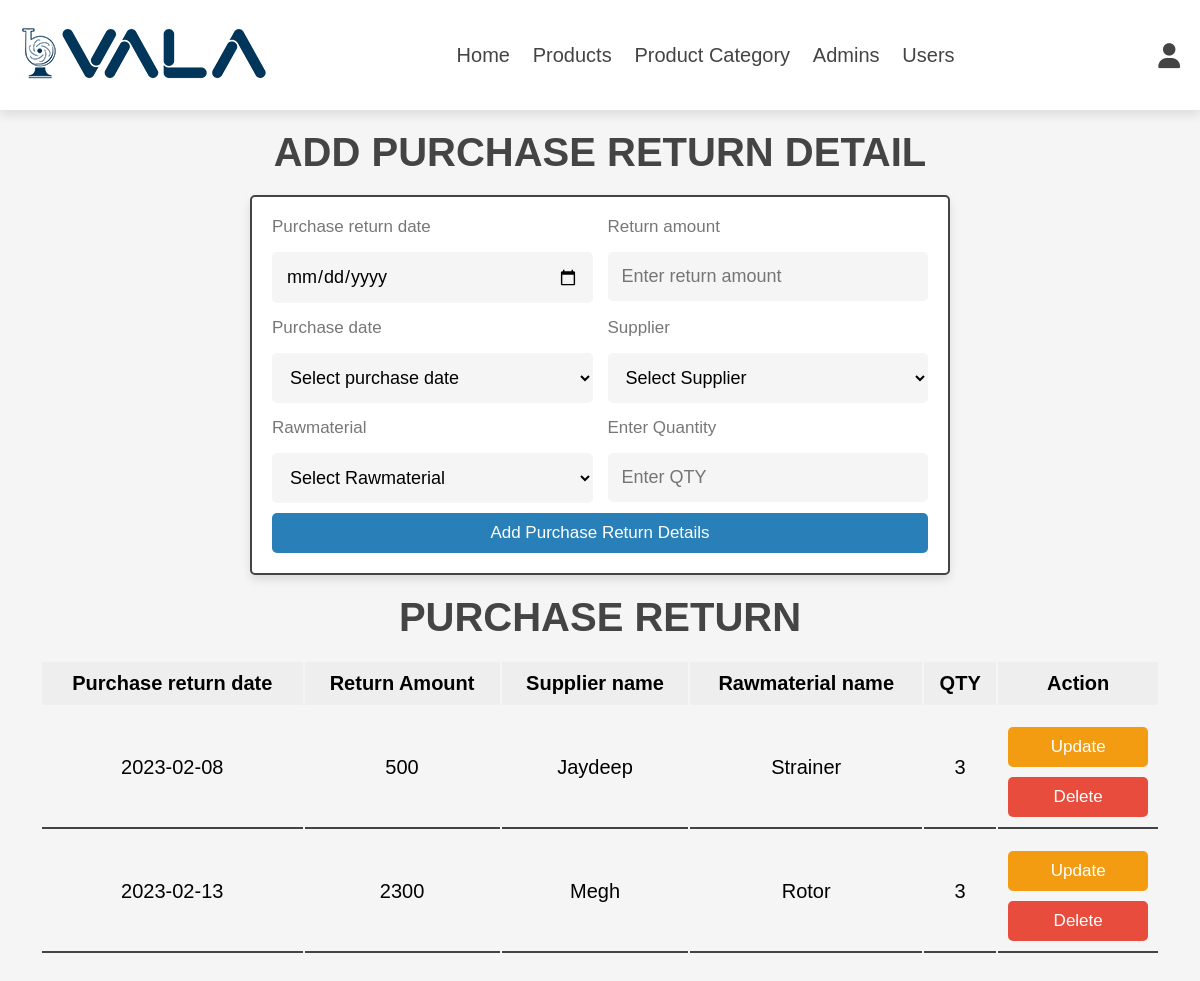
The app's page /purchase_return.php (signed in) with its own data.
### tables this page shows
CREATE TABLE `purchase_return` (
  `purchase_return_id` int(11) NOT NULL,
  `return_date` date NOT NULL,
  `return_amt` float NOT NULL,
  `purchase_id` int(11) NOT NULL
);

CREATE TABLE `supplier` (
  `supplier_id` int(11) NOT NULL,
  `supplier_name` varchar(30) NOT NULL,
  `contact_no` varchar(11) NOT NULL,
  `email` varchar(30) DEFAULT NULL,
  `address` varchar(100) DEFAULT NULL,
  `GSTIN_no` varchar(15) NOT NULL,
  `area_id` int(11) NOT NULL
);

CREATE TABLE `rawmaterial` (
  `rawmaterial_id` int(11) NOT NULL,
  `rawmaterial_name` varchar(30) NOT NULL
);

CREATE TABLE `purchase_return_details` (
  `purchase_return_purchase_return_id` int(11) NOT NULL,
  `rawmaterial_rawmaterial_id` int(11) NOT NULL,
  `QTY` int(11) NOT NULL
);

### purchase_return.php (the view, shortened to what this page needs)
<?php
include 'admin_header.php';
include 'config.php';
?>
<!DOCTYPE html>
<html lang="en">
<head>
   <link rel="stylesheet" href="https://cdnjs.cloudflare.com/ajax/libs/font-awesome/6.1.1/css/all.min.css">
   <link rel="stylesheet" href="css/admin_style.css">
</head>
<body>
<section class="add-products">
   <h1 class="heading">add purchase return detail</h1>
   <form action="" method="post" enctype="multipart/form-data">
      <div class="flex">
      <div class="inputBox">
            <span>Purchase return date</span>
            <input type="date" class="box" placeholder="Select purchase return date" name="purdate" required>
         </div>
         <div class="inputBox">
            <span>Return amount</span>
            <input type="text" class="box" required  placeholder="Enter return amount" name="ramt">
         </div>
         <div class="inputBox">
            <span>Purchase date</span>
            <select name="pudate" id="" class="box" required>
               <option value="">Select purchase date</option>
            </select>
         </div>
         <div class="inputBox">
            <span>Supplier</span>
            <select name="supplier_id" id="" class="box" required>
               <option value="">Select Supplier</option>
            </select>
         </div>
         <div class="inputBox">
            <span>Rawmaterial</span>
            <select name="rawmaterial_id" id="" class="box" required>
               <option value="">Select Rawmaterial</option>
            </select>
         </div>
         <div class="inputBox">
            <span>Enter Quantity</span>
            <input type="number" class="box" required maxlength="15" placeholder="Enter QTY" name="qty" min="1">
         </div>
      </div>
      <input type="submit" value="add purchase return details" class="btn" name="add_purchase_return">
   </form>
<section class="show-products">
<h1 class="heading">Purchase return</h1>
<div class="product-display">
<?php
$select = mysqli_query($conn,"SELECT pr.*,prd.*,p.*,r.*,s.* FROM purchase_return pr,purchase_return_details prd,purchase p,rawmaterial r , supplier s WHERE prd.purchase_return_purchase_return_id=pr.purchase_return_id AND prd.rawmaterial_rawmaterial_id=r.rawmaterial_id AND pr.purchase_id=p.purchase_id AND p.supplier_id=s.supplier_id ORDER BY purchase_return_id DESC");
?>
<table class="product-display-table">
   <thead>
      <tr>
         <th>Purchase return date</th>
         <th>Return Amount</th>
         <th>Supplier name</th>
         <th>Rawmaterial name</th>
         <th>QTY</th>
         <th>Action</th>
      </tr>
   </thead>
   <?php
      $num = mysqli_num_rows($select);
      if($num>0){
      while($row = mysqli_fetch_assoc($select)){
   ?>
      <tr>
         <td><?php echo $row['return_date']; ?></td>
         <td><?php echo $row['return_amt']; ?></td>
         <td><?php echo $row['supplier_name']; ?></td>
         <td><?php echo $row['rawmaterial_name']; ?></td>
         <td><?php echo $row['QTY']; ?></td>
         <td>
            <a href="update_purchase.php?update=<?php echo $row['purchase_return_id']; ?>" class="option-btn">update</a>
            <a href="purchase.php?delete=<?php echo $row['purchase_return_id'];  ?>" class="delete-btn" onclick="return confirm('Delete this purchase return detail?');">delete</a>
            </td>
            </tr>
         <?php
      }
   }else{
      echo '<p class="empty">No purchase detail available!</p>';
   }
?>
</div>
</section>
</body>
</html>

### css/admin_style.css (style rules this page uses)
:root { --main-color:#2980b9; --orange:#f39c12; --red:#e74c3c; --black:#444; --white:#fff; --light-color:#777; --light-bg:#f5f5f5; --border:.2rem solid var(--black); --box-shadow:0 .5rem 1rem rgba(0,0,0,.1); --bg-color:#eee; }
* { font-family: 'Nunito', sans-serif; margin:0; padding:0; box-sizing: border-box; outline: none; border:none; text-decoration: none; }
html { font-size: 62.5%; overflow-x: hidden; }
body { background-color: var(--light-bg); }
section { padding:2rem; max-width: 1200px; margin:0 auto; }
.heading { font-size: 4rem; color:var(--black); margin-bottom: 2rem; text-align: center; text-transform: uppercase; }
.btn, .delete-btn, .option-btn { display: block; width: 100%; margin-top: 1rem; border-radius: .5rem; padding:1rem 3rem; font-size: 1.7rem; text-transform: capitalize; color:var(--white); cursor: pointer; text-align: center; }
.btn { background-color: var(--main-color); }
.option-btn { background-color: var(--orange); }
.delete-btn { background-color: var(--red); }
.add-products form { max-width: 70rem; margin: 0 auto; background-color: var(--white); box-shadow: var(--box-shadow); border:var(--border); border-radius: .5rem; padding:2rem; }
.add-products form .flex { display: flex; gap:1.5rem; flex-wrap: wrap; }
.add-products form .flex .inputBox { flex:1 1 25rem; }
.add-products form span { font-size:1.7rem; color:var(--light-color); }
.add-products form .box { font-size: 1.8rem; background-color: var(--light-bg); border-radius: .5rem; padding:1.4rem; width: 100%; margin-top: 1.5rem; }
.product-display { margin:2rem 0; }
.product-display .product-display-table { width: 100%; text-align: center; }
.product-display .product-display-table thead { background: var(--bg-color); }
.product-display .product-display-table th { padding:1rem; font-size: 2rem; }
.product-display .product-display-table td { padding:1rem; font-size: 2rem; border-bottom: var(--border); }

### records on screen
purchase_return: return_date "2023-02-08", return_amt "500", supplier.supplier_name "Jaydeep", rawmaterial.rawmaterial_name "Strainer", purchase_return_details.QTY "3"
purchase_return: return_date "2023-02-13", return_amt "2300", supplier.supplier_name "Megh", rawmaterial.rawmaterial_name "Rotor", purchase_return_details.QTY "3"
